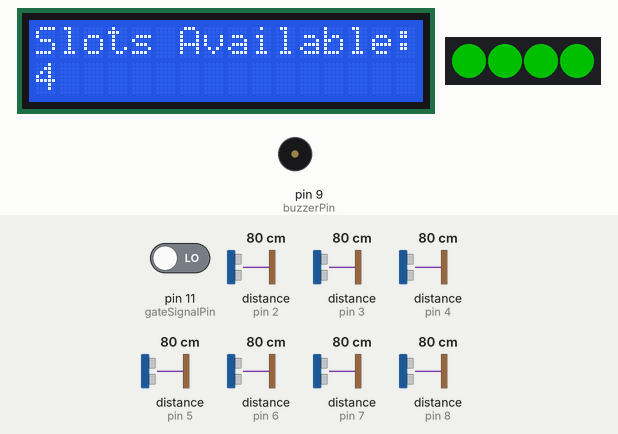
Bench run of a sketch on a simulated Arduino Uno, built with avr-gcc and run on an emulated ATmega328P. Shown: 16×2 character LCD, 4 RGB LEDs in strip order, left to right, buzzer (waves = sounding). Wiring (inferred from the names in the program): 7 × ultrasonic range finder: trigger pin 2, echo pin 2 / trigger pin 3, echo pin 3 / trigger pin 4, echo pin 4 / trigger pin 5, echo pin 5 / trigger pin 6, echo pin 6 / trigger pin 7, echo pin 7 / trigger pin 8, echo pin 8. Inputs (shaded band) come from the test bench; at power-on: pin 11 (gateSignalPin) LOW, distance to the obstacle (sensors on pin 6, pin 2, pin 3, pin 4, pin 5, pin 7, pin 8) 80 cm. The echo pulse lasts 58.3 µs per cm; dim RGB values are drawn brighter than linear; what the sketch prints to the serial monitor is not drawn.

Above: at 6.3 s.
6.4 s: pin 11 (gateSignalPin) driven HIGH
At 9.3 s:
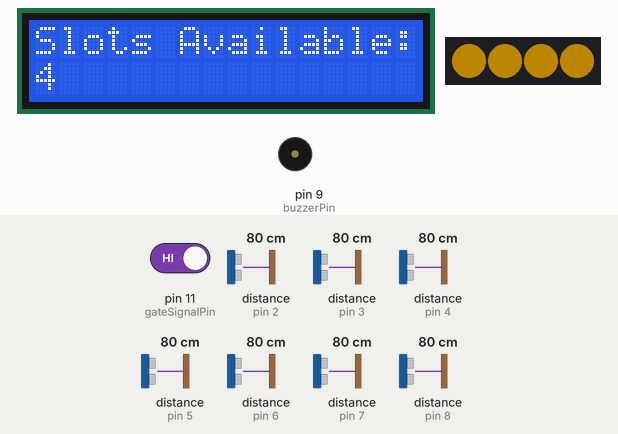
9.5 s: distance to the obstacle (sensor on pin 6) set to 15 cm
12.6 s: distance to the obstacle (sensor on pin 6) set to 11 cm
At 14.9 s:
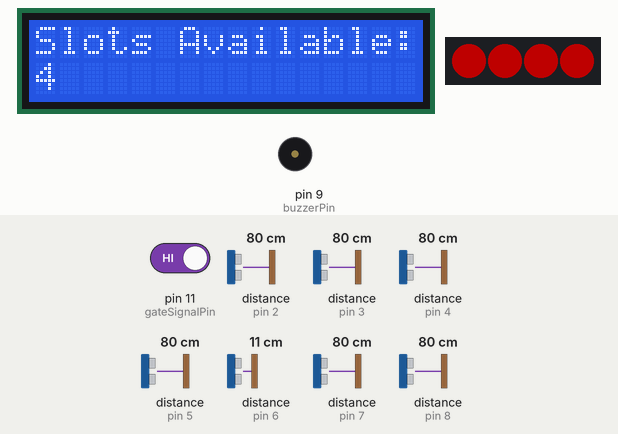
15.7 s: distance to the obstacle (sensor on pin 2) set to 2 cm
At 17.77 s:
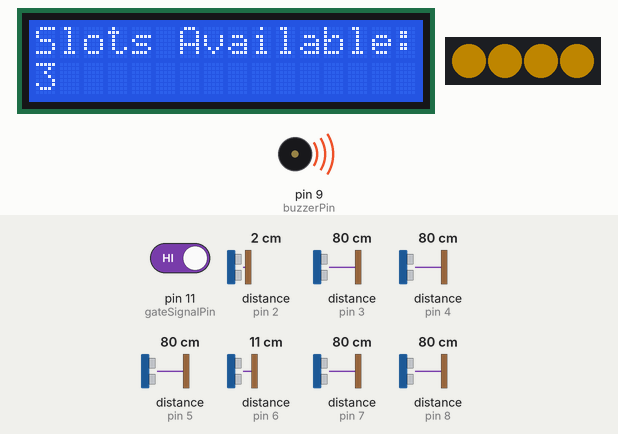
18.8 s: distance to the obstacle (sensor on pin 3) set to 2 cm
At 21.52 s:
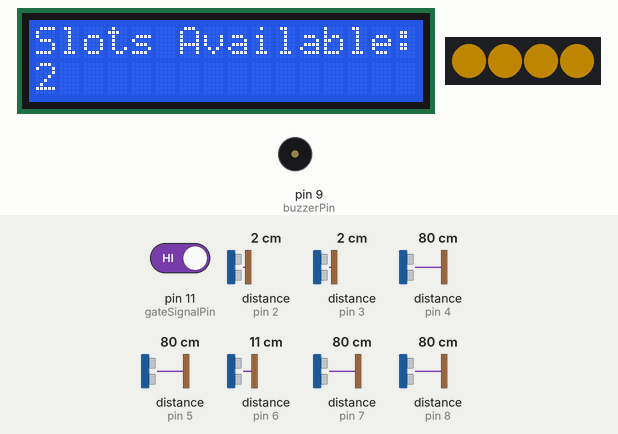
21.9 s: distance to the obstacle (sensor on pin 4) set to 2 cm
At 25.83 s:
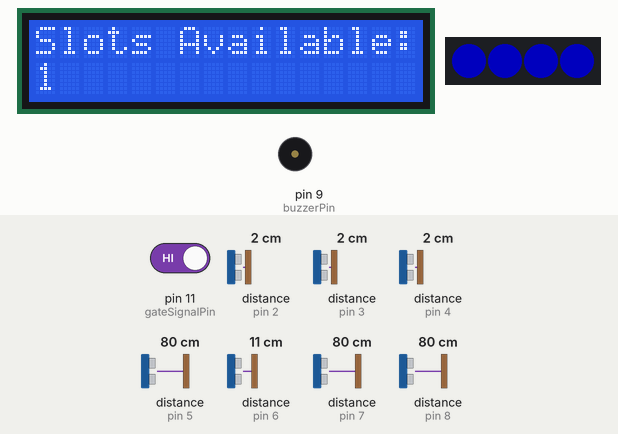
Timing chart, 0 to 26.0 s (numbered marks = the images above; inputs shaded):
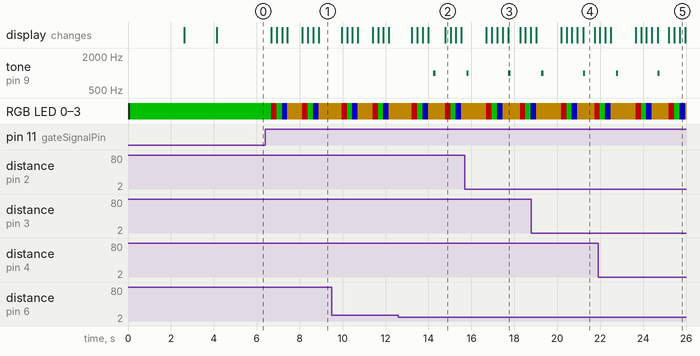

The sketch:

final_iot_smart_parking_project2.ino
```cpp
#include <Adafruit_LiquidCrystal.h>
#include <Adafruit_NeoPixel.h>

Adafruit_LiquidCrystal lcd(0);

#define NEOPIXEL_PIN 10
#define NUM_PIXELS 4

Adafruit_NeoPixel strip(NUM_PIXELS, NEOPIXEL_PIN, NEO_GRB + NEO_KHZ800);

// Parking sensors
const int totalSlots = 4;
int slotPins[4] = {2, 3, 4, 5};

// Obstacle sensors
const int totalObstacleSensors = 3;
int obstaclePins[3] = {6, 7, 8};

const int buzzerPin = 9;
const int gateSignalPin = 11;

// Thresholds
const int parkingThreshold = 15;   // cm
const int obstacleThreshold = 12;  // cm

// Data
long slotDistance[4];
long obstacleDistance[3];
bool slotOccupied[4];

unsigned long lastSerialUpdate = 0;
int lastAvailableCount = -1;

void setup() {
  Serial.begin(9600);

  lcd.begin(16, 2);
  lcd.setBacklight(1);

  strip.begin();
  strip.setBrightness(80);
  strip.clear();
  strip.show();

  pinMode(buzzerPin, OUTPUT);
  noTone(buzzerPin);

  pinMode(gateSignalPin, INPUT);

  setAllPixels(0, 255, 0);
  strip.show();

  showWelcomeMessage();

  lastAvailableCount = -1;
  updateLCD(totalSlots);

  Serial.println("Parking Monitoring Node Started");

  delay(1000);
}

void loop() {
  int occupiedCount = readParkingSlots();
  int availableCount = totalSlots - occupiedCount;

  int obstacleAlert = readObstacleSensors();

  if (digitalRead(gateSignalPin) == HIGH) {
    gateOpenAnimation();
  } else {
    updateNeoPixel(availableCount);
  }

  updateLCD(availableCount);
  updateBuzzer(obstacleAlert);

  if (millis() - lastSerialUpdate >= 2000) {
    printSerialStatus(occupiedCount, availableCount, obstacleAlert);
    lastSerialUpdate = millis();
  }

  delay(200);
}

// Show welcome message
void showWelcomeMessage() {
  lcd.clear();
  lcd.setCursor(0, 0);
  lcd.print("Welcome to LU");

  lcd.setCursor(0, 1);
  lcd.print("Smart Parking");

  delay(2500);

  lcd.clear();
  lcd.setCursor(0, 0);
  lcd.print("System Starting");

  lcd.setCursor(0, 1);
  lcd.print("Please Wait...");

  delay(1500);
}

// ---------- Read Parking Sensors ----------
int readParkingSlots() {
  int occupied = 0;

  for (int i = 0; i < totalSlots; i++) {
    slotDistance[i] = readUltrasonic3Pin(slotPins[i]);

    if (slotDistance[i] > 0 && slotDistance[i] <= parkingThreshold) {
      slotOccupied[i] = true;
      occupied++;
    } else {
      slotOccupied[i] = false;
    }

    delay(30);
  }

  return occupied;
}

// ---------- Read Obstacle Sensors ----------
int readObstacleSensors() {
  int alertIndex = -1;
  long closestDistance = 9999;

  for (int i = 0; i < totalObstacleSensors; i++) {
    obstacleDistance[i] = readUltrasonic3Pin(obstaclePins[i]);

    if (obstacleDistance[i] > 0 && obstacleDistance[i] <= obstacleThreshold) {
      if (obstacleDistance[i] < closestDistance) {
        closestDistance = obstacleDistance[i];
        alertIndex = i;
      }
    }

    delay(30);
  }

  return alertIndex;
}

// ---------- 3-pin Ultrasonic Sensor ----------
long readUltrasonic3Pin(int sigPin) {
  pinMode(sigPin, OUTPUT);

  digitalWrite(sigPin, LOW);
  delayMicroseconds(2);

  digitalWrite(sigPin, HIGH);
  delayMicroseconds(10);

  digitalWrite(sigPin, LOW);

  pinMode(sigPin, INPUT);

  long duration = pulseIn(sigPin, HIGH, 30000);

  if (duration == 0) {
    return -1;
  }

  long distance = duration * 0.034 / 2;
  return distance;
}

// ---------- LCD: Only available parking count ----------
void updateLCD(int availableCount) {
  if (availableCount == lastAvailableCount) {
    return;
  }

  lcd.clear();

  lcd.setCursor(0, 0);
  lcd.print("Slots Available:");

  lcd.setCursor(0, 1);
  lcd.print(availableCount);

  lastAvailableCount = availableCount;
}

// ---------- NeoPixel Normal Parking Status ----------
void updateNeoPixel(int availableCount) {
  if (availableCount > 0) {
    setAllPixels(0, 255, 0);      // Green = parking available
  } else {
    setAllPixels(255, 0, 0);      // Red = no parking available
  }

  strip.show();
}

// ---------- NeoPixel Gate Animation ----------
void gateOpenAnimation() {
  setAllPixels(255, 0, 0);      // Red
  strip.show();
  delay(250);

  setAllPixels(0, 255, 0);      // Green
  strip.show();
  delay(250);

  setAllPixels(0, 0, 255);      // Blue
  strip.show();
  delay(250);

  setAllPixels(255, 180, 0);    // Yellow
  strip.show();
  delay(250);
}

void setAllPixels(int red, int green, int blue) {
  for (int i = 0; i < NUM_PIXELS; i++) {
    strip.setPixelColor(i, strip.Color(red, green, blue));
  }
}

// ---------- Buzzer ----------
void updateBuzzer(int obstacleAlert) {
  if (obstacleAlert >= 0) {
    tone(buzzerPin, 1000);
    delay(100);
    noTone(buzzerPin);
  } else {
    noTone(buzzerPin);
  }
}

// ---------- Serial Monitor ----------
void printSerialStatus(int occupiedCount, int availableCount, int obstacleAlert) {
  Serial.println("--------------------------------");
  Serial.println("LU Smart Parking Status");

  for (int i = 0; i < totalSlots; i++) {
    Serial.print("Slot ");
    Serial.print(i + 1);

    if (i == 3) {
      Serial.print(" Disabled");
    } else {
      Serial.print(" General");
    }

    Serial.print(" | Distance: ");
    Serial.print(slotDistance[i]);
    Serial.print(" cm | ");

    if (slotOccupied[i]) {
      Serial.println("Occupied");
    } else {
      Serial.println("Available");
    }
  }

  Serial.print("Occupied Slots: ");
  Serial.println(occupiedCount);

  Serial.print("Available Slots: ");
  Serial.println(availableCount);

  Serial.print("Parking Status: ");
  if (availableCount > 0) {
    Serial.println("AVAILABLE");
  } else {
    Serial.println("FULL");
  }

  Serial.print("LEFT Obstacle: ");
  Serial.print(obstacleDistance[0]);
  Serial.println(" cm");

  Serial.print("FRONT Obstacle: ");
  Serial.print(obstacleDistance[1]);
  Serial.println(" cm");

  Serial.print("RIGHT Obstacle: ");
  Serial.print(obstacleDistance[2]);
  Serial.println(" cm");

  if (obstacleAlert == 0) {
    Serial.println("Obstacle Alert: LEFT");
  } else if (obstacleAlert == 1) {
    Serial.println("Obstacle Alert: FRONT");
  } else if (obstacleAlert == 2) {
    Serial.println("Obstacle Alert: RIGHT");
  } else {
    Serial.println("Obstacle Alert: NONE");
  }

  Serial.println("--------------------------------");
}
```

Measured:
- the behaviour switches between 14 and 13 cm on distance to the obstacle (sensor on pin 6) (found by bisection; images 1 and 2)
- after the input at 6.4 s, RGB LED 0–3: RGB(0, 80, 0) → RGB(80, 0, 0) after 0.28 s, → RGB(0, 80, 0) 0.25 s later, → RGB(0, 0, 80) 0.25 s later, → RGB(80, 56, 0) 0.25 s later, … (8 changes in this stretch)
- after the input at 12.6 s, tone on pin 9 (buzzerPin): silent → 1000 Hz after 1.6 s, → silent 0.10 s later
- what the display in image 3 shows lasts 0.6 s, from 17.7 s to 18.3 s
